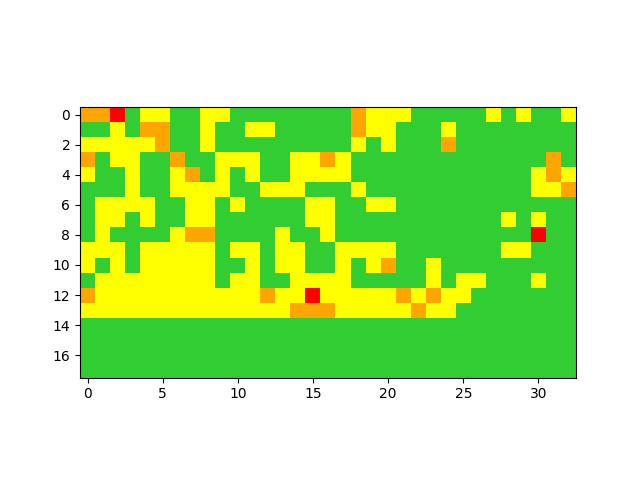

Generate this figure with Python:
import sys
import csv
from sklearn.neighbors import NearestNeighbors
import numpy as np
import statistics
from collections import defaultdict
import copy
import os
from shutil import copyfile
from shutil import rmtree
import glob
import subprocess
import random
import math
import traceback
import time
from operator import itemgetter
import cv2

from hyperopt import hp, fmin, tpe, STATUS_OK, Trials
import matplotlib.colors as mcolors
from matplotlib import pyplot as plt

MAX_GROUP=15
ZONES_TO_VISIT=308
MAX_UTIL=0
U_GOAL = 0
X_DIM = 6
Y_DIM = 11
ACCURACY_GOAL = float(sys.argv[6])

imagedata = []
maxFeats = []
knndataSet = []
managementGroups = []
mgs = []
initialPosition=0


dirDict = {0: [[1,3],[3,1]],
           1: [[1,4],[2,0],[3,2]],
           2: [[1,5],[2,1]],
           3: [[0,0],[1,6],[2,4]],
           4: [[0,1],[1,7],[2,5],[3,3]],
           5: [[0,2],[1,8],[3,4]],
           6: [[0,3],[2,7]],
           7: [[0,4],[2,8],[3,6]],
           8: [[0,5],[3,7]],
            }


class Node:
        f = 0
        g = 0
        h = 0
        index = 0
        successor = 0
        def __init__(self,f,g,h,i,p,gi):
                self.f = f
                self.g = g
                self.h = h
                self.index = i
                self.parent = p
                self.gi = gi

def findLowestF(open):
        lowest = sys.maxsize
        lowestF = -1
        for node in open:
                if(node.f < lowest):
                        lowest = node.f
                        lowestF = node

        return lowestF


def gpsDist(coord1, coord2):
    R = 6372800  # Earth radius in meters
    lat1, lon1 = coord1
    lat2, lon2 = coord2

    phi1, phi2 = math.radians(lat1), math.radians(lat2)
    dphi       = math.radians(lat2 - lat1)
    dlambda    = math.radians(lon2 - lon1)

    a = math.sin(dphi/2)**2 + \
        math.cos(phi1)*math.cos(phi2)*math.sin(dlambda/2)**2

    return 2*R*math.atan2(math.sqrt(a), math.sqrt(1 - a))

def readInData():
    global imagedata, knndataSet, managementGroups
    with open(sys.argv[1], 'rt', encoding="utf-8") as data:
        reader = csv.reader(data)
        imagedata.append(list(reader))

    with open(sys.argv[2], 'rt', encoding="utf-8") as data:
        reader = csv.reader(data)
        managementGroups.append(list(reader))

    imagedata = imagedata[0]
    managementGroups = managementGroups[0]

    knnds = np.genfromtxt(sys.argv[3],delimiter=',')
    knndataSet.append(knnds)

def getFeatureMaximums():
    global imagedata, maxfeats

    nfeats = len(getFeatures(imagedata[0]))-1
    maxfeats = np.zeros(nfeats)

    for i in imagedata:
        fv = getFeatures(i)
        for f in range(nfeats):
            curFeat = abs(fv[f])
            if(curFeat > maxfeats[f]):
                maxfeats[f] = curFeat

def findSamples(points):
    global imagedata
    samples = []
    for p in points:
        samples.append(imagedata[p])
    return samples

def getFeatures(image):
    feat = image[12][1:-1].split(',')
    knnfeat = ""
    for f in feat:
        knnfeat += str(f.split('=')[1]) + ','
    return np.fromstring(knnfeat[:-1], sep=',')

def findGIList(n, knndata):
    return knndata[n][13:17]

def findFeatures(n):
    return knndata[n][0:12]

def findDirection(ug, image):
    direct = -1
    nextPic = []
    for i in range(0,4):
        if ug[i] > direct:
            direct = ug[i]
            nextPic = image[i+4]
    return nextPic

def getErr(gi, fieldmap):
    mean = statistics.mean(fieldmap)
    median = statistics.median(fieldmap)
    rangeMean = (min(fieldmap)+max(fieldmap))/2
    if(len(fieldmap) > 1):
        CImin = mean - statistics.stdev(fieldmap)*1.96
        CImax = mean + statistics.stdev(fieldmap)*1.96
    else:
        CImin = float(gi)
        CImax = float(gi)

    return [mean, median, rangeMean, CImin, CImax]

def errChange(gi, inmap, oldErr):
    fieldmap = inmap[:]
    fieldmap.append(float(gi))

    stats = getErr(gi, fieldmap)
    newErr = max(stats) - min(stats)
    return oldErr - newErr #maximize this value

def findGain(image, knndata):
    query = getFeatures(image)

    nbors = NearestNeighbors(int(sys.argv[5]))
    nbors.fit(knndata[:,0:12])

    knn = nbors.kneighbors([query[0:12]])
    knn = knn[1][0]
    dirs = [[0,0],[0,0],[0,0],[0,0]]
    for n in knn:
        ug = findGIList(n, knndata)
        for d in range(0,4):
            dirs[d][0] += 1
            dirs[d][1] += ug[d]

    mapGain = [d[1] / (d[0]-.00001) for d in dirs]

    gainMap = []
    for i in range (0,4):
        gainMap.append(mapGain[i])

    return gainMap

def getImage(imID):
    for d in imagedata:
        if d[1] == imID:
            return d
    return []


def writeUtilAst(visited, imdata, profile):
    try:
        rmtree('tmp')
    except Exception as e:
        print(e)

    os.mkdir("tmp")

    for im in visited:
        line = getImage(im)
        imageName = line[3][17:].split('/')[-1]
        gi = float(line[12].split(',')[10].split('=')[1][:-1])

        testVisited = copy.deepcopy(visited)
        testVisited.append(im)
        ret = []

        features = getFeatures(line)

        ret = features.tolist()

        for neighbor in line[4:8]:
            if(neighbor == '[]'):
                curImg = findClosest(image)
            else:
                curImg = getImage(neighbor)
            energy = findEnergy(curImg, testVisited, profile, gi)
            ret.append(min(energy))
        fname = imageName.split('.')[0]
        with open('tmp/'+fname+'.csv','w') as f:
            writer = csv.writer(f)
            writer.writerow(ret)


def writeUtil(visited, imdata):
    for im in visited:
        for line in imdata:
            if(im == line[1]):
                imageName = line[3][17:].split("/")[-1]
                util = float(line[12].split(',')[12].split('=')[1][:-1])
                utilList = []
                for i in range(4):
                    im2 = line[i+4]
                    if(im2 in visited):
                        im2Line = getImage(im2)
                        im2util = float(im2Line[12].split(',')[12].split('=')[1][:-1])
                        utilList.append(im2util/util)
                    else:
                        utilList.append('1')
                fname = imageName.split('.')[0]
                with open('tmp/'+fname+'.csv','w') as f:
                    writer = csv.writer(f)
                    writer.writerow(utilList)

def get_size(start_path):
    total_size = 0
    for dirpath, dirnames, filenames in os.walk(start_path):
        for f in filenames:
            fp = os.path.join(dirpath, f)
            # skip if it is symbolic link
            if not os.path.islink(fp):
                total_size += os.path.getsize(fp)
    return total_size

def init_emptyzones(map, visible, search):
    empty = []
    shape = map.shape
    for i in range(shape[0]):
        for j in range(shape[1]):
            nz = [i,j]
            if(nz not in visible and nz not in search):
                nz.append(empty)

    return empty

def init_searchzones(map, visited):
    search = []
    for zone in visited:
        neighborhood = getNeighborhood(zone, map)
        for i in neighborhood:
            if i not in search and i not in visited and i != '[]':
                search.append(i)
    return search

def getNeighborhood(zone, map):
    shape = map.shape
    neighbors = []
    for i in range(-1,2):
        for j in range(-1,2):
            nz = [zone[0]+i, zone[1]+j]
            if(nz[0] < 0 or nz[0] >= shape[0] or nz[1] < 0 or nz[1] >= shape[1]):
                continue
            else:
                neighbors.append(nz)

    return neighbors

def find_maxzone(search, visible, map):
    max_value = 0
    max_zone = ''
    max_neighbor = []
    for idx in search:
        count = 0
        closest = []
        nbh = getNeighborhood(idx, map)
        for n in nbh:
            if n in visible:
                count += 1
                closest.append(n)
        if count > max_value:
            max_zone = idx
            max_value = count
            max_neighbor=closest
    return max_zone, max_neighbor

def getAverageGEx(imagedata):
    giSum = 0
    for img in imagedata:
        gi = float(img[12].split(',')[10].split('=')[1])
        giSum += gi
    return giSum / len(imagedata)

def getAverageGExMGS(mgs):
    giSum = 0
    count = 0
    for group in mgs:
        imgs = group[2][1:-1].split(',')
        for image in imgs:
            imgIdx = image.strip()[1:-1]
            imageVal = getImage(imgIdx)
            gi = getGI(imageVal)
            giSum += gi
            count += 1
    return giSum / count


def fillVisited(kernelmap, visited, imagedata):
    for zone in visited:
        image = getImage(zone)
        gt = float(image[12].split(',')[10].split('=')[1])
        agex = getAverageGEx(imagedata)
        pred = 1
        if(gt > agex*.8):
            pred = 0
        idx = int(zone)-1
        kernelmap[idx] = pred
    return kernelmap

def update_map(max_zone, empty_zones, visible_zones, search_zones):
    if len(empty_zones) != 0:
        for neighbor in getNeighborhood(max_zone):
            if neighbor in empty_zones:
                empty_zones.remove(neighbor)
                search_zones.append(neighbor)
    visible_zones.append(max_zone)
    search_zones.remove(max_zone)

def getcoords(zones):
    visited = []
    for group in zones:
        row = group[0]//X_DIM
        col = group[0]%X_DIM

        for zone in group[1]:
            idxr = row*3+zone//3
            idxc = col*3+zone%3
            visited.append([idxc, idxr])

    return visited

def extrapolate(GTmap, visited, imagedata):

    visible_zones = getcoords(visited)
    empty_zones = []

    search_zones = init_searchzones(GTmap, visible_zones)
    empty_zones = init_emptyzones(GTmap, visible_zones, search_zones)

    while len(search_zones) != 0:
        max_zone, max_neighbor = find_maxzone(search_zones, visible_zones, GTmap)
        total_pred = 0.0
        pred_count = 0
        for key in max_neighbor:
            if(key in visible_zones):
                pred = GTmap[key[0]][key[1]]
                total_pred += pred
                pred_count += 1
        final_pred = total_pred / pred_count
        GTmap[max_zone[0]][max_zone[1]] = final_pred
        #print(final_pred)

        update_map(max_zone, empty_zones, visible_zones, search_zones)
        #print(['visited='+str(len(visible_zones)),'empty='+str(len(empty_zones)),'search='+str(len(search_zones))])
    return GTmap

def checkAcc(map, imagedata, mgs):
    global X_DIM
    right = 0
    avgex = getAverageGExMGS(mgs)
    shape = map.shape

    for g in range(len(mgs)):
        group = mgs[g]
        imgs = group[2][1:-1].split(',')
        zone = 0


        row = int(group[1])
        col = int(group[0])
        groupnum = row*X_DIM+col
        #print(row,col,groupnum)

        for imgNum in range(len(imgs)):
            imgIdx = imgs[imgNum].strip()[1:-1]
            imageVal = getImage(imgIdx)
            gi = getGI(imageVal)

            pred = 0

            if(gi>1*avgex):
                pred = 0
            elif(gi>.9*avgex):
                pred = 1
            elif(gi>.8*avgex):
                pred = 2
            else:
                pred = 3

            idxr = row*3+zone//3
            idxc = col*3+zone%3

            #print(row, col, zone, idxr, idxc, imgIdx, gi, avgex)
            #print(group)
            if(map[idxc][idxr] > 2.5 and pred ==3):
                right += 1
            elif(map[idxc][idxr] > 1.5 and pred == 2):
                right += 1
            elif(map[idxc][idxr] > .5 and pred == 1):
                right += 1
            elif(map[idxc][idxr] < .5 and pred == 0):
                right += 1

            zone += 1

    #print('Accuracy: '+str(right/(shape[0]*shape[1])))
    showGTmap(map)
    return right/(shape[0]*shape[1])


def getGroup(mg):
    group = mg[-1]
    group = group[1:-1].split(',')
    formattedGroup = []
    for i in group:
        i = i.strip()[1:-1]
        formattedGroup.append(i)
    return formattedGroup

def getGI(img):
    gi = float(img[12].split(',')[10].split('=')[1])
    return gi

def getUtil(img):
    util = float(img[12].split(',')[12].split('=')[1][:-1])
    return util

def getNeighbors(row, col):
    global X_DIM, Y_DIM
    neighbors = []
    if(row-1 >= 0):
        neighbors.append([row-1, col])
    else:
        neighbors.append([])
    if(row+1 < 3*Y_DIM):
        neighbors.append([row+1, col])
    else:
        neighbors.append([])
    if(col+1 < 3*X_DIM):
        neighbors.append([row, col+1])
    else:
        neighbors.append([])
    if(col-1 >= 0):
        neighbors.append([row, col-1])
    else:
        neighbors.append([])


    return neighbors

def findNextImg(gm, row, col, visited, visitedNeighbors):
    neighbors = getNeighbors(row,col)

    maxdir = 0
    dirval = 0
    for n in range(len(neighbors)):
        if(gm[n] > dirval and neighbors[n] not in visited and neighbors[n] != []):
            maxdir = neighbors[n]
            dirval = gm[n]

    for n in range(len(neighbors)):
        if(neighbors[n] not in visited and neighbors[n] != [] and neighbors[n] not in visitedNeighbors and neighbors[n] != maxdir):
            visitedNeighbors.append(neighbors[n])

    if(dirval == 0):
        for n in visitedNeighbors:
            if(n not in visited):
                return n[0], n[1], visitedNeighbors
        print('Wow, you did it!, you created an error!')
        exit()

    return maxdir[0], maxdir[1], visitedNeighbors

def getImgRC(row, col, mgs, imagedata):
    global X_DIM
    groupnum = (row//3)*X_DIM+col//3

    zonenum = (row-(row//3)*3)*3 + (col-(col//3)*3)

    group = mgs[groupnum][2][1:-1].split(',')

    pic = group[zonenum].strip()
    img = getImage(pic[1:-1])
    return img


def explore(mg, imagedata, pos):
    global knndataSet, ZONES_TO_VISIT, MAX_UTIL, X_DIM, Y_DIM

    visited = []
    visitedNeighbors = []
    util = 0

    row = 0
    col = 0

    x_bound = X_DIM*3
    y_bound = Y_DIM*3

    mod = 1

    while(len(visited) < ZONES_TO_VISIT):
        visited.append([row,col])
        #Returns NSEW utility gain
        if((row < y_bound-1 and mod == 1) or (row>0 and mod == -1)):
            row = row+mod
        elif((row == y_bound-1 and mod == 1) or (row==0 and mod == -1)):
            mod *= -1
            col = col+1
        else:
            print('Huh?')

    return visited, pos

def make_colormap(seq):
    """Return a LinearSegmentedColormap
    seq: a sequence of floats and RGB-tuples. The floats should be increasing
    and in the interval (0,1).
    """
    seq = [(None,) * 3, 0.0] + list(seq) + [1.0, (None,) * 3]
    cdict = {'red': [], 'green': [], 'blue': []}
    for i, item in enumerate(seq):
        if isinstance(item, float):
            r1, g1, b1 = seq[i - 1]
            r2, g2, b2 = seq[i + 1]
            cdict['red'].append([item, r1, r2])
            cdict['green'].append([item, g1, g2])
            cdict['blue'].append([item, b1, b2])
    return mcolors.LinearSegmentedColormap('CustomMap', cdict)

def showGTmap(map):
    c = mcolors.ColorConverter().to_rgb
    heatMap = make_colormap([c('limegreen'), 0.25, c('yellow'), 0.5, c('orange'), 0.75, c('red')])
    fig = plt.figure()
    f = plt.imshow(map, cmap=heatMap)
    fig.savefig('Lawnmower.png', dpi=fig.dpi)

def getNextGroup(groupnum):
    global MAX_GROUP, X_DIM, Y_DIM

    row = groupnum//X_DIM
    if row%2 == 0:
        if (groupnum+1)%X_DIM == 0:
            return groupnum+X_DIM
        else:
            return groupnum+1
    else:
        if groupnum%X_DIM == 0:
            return groupnum+X_DIM
        else:
            return groupnum-1

    return -1

def convertToGroups(groupValues):
    global X_DIM, Y_DIM
    finalMap = []
    for i in range(X_DIM*Y_DIM):
        finalMap.append([i,[]])

    for i in groupValues:
        group = i[0]//3 * X_DIM + i[1]//3
        zonenum = (i[0]-(i[0]//3)*3)*3 + (i[1]-(i[1]//3)*3)
        finalMap[group][1].append(zonenum)

    return finalMap

def simulateMission(mgs, imagedata, pos):
    groupNum = 0
    visitedGroups = []
    finalMap = []
    #Explore all management zones!
    groupValues, npos = explore(mgs, imagedata, pos)
    finalMap = convertToGroups(groupValues)

    #print(visitedGroups)
    return finalMap

def buildGTMap(mgs, imagedata, visitedZones):
    GTmap = np.zeros((X_DIM*3, Y_DIM*3))

    avgex = getAverageGExMGS(mgs)
    for i in range(len(visitedZones)):
        group = visitedZones[i][0]
        row = group//X_DIM
        col = group%X_DIM

        for zone in visitedZones[i][1]:
            idxr = row*3+zone//3
            idxc = col*3+zone%3

            imgIdx = mgs[group][2][1:-1].split(',')[zone].strip()[1:-1]

            image = getImage(imgIdx)
            gi = getGI(image)

            #print(row, col, zone, idxr, idxc, imgIdx, gi, avgex)
            #print(mgs[group])

            if(gi>1*avgex):
                GTmap[idxc][idxr] = 0
            elif(gi>.9*avgex):
                GTmap[idxc][idxr] = 1
            elif(gi>0.8*avgex):
                GTmap[idxc][idxr] = 2
            else:
                GTmap[idxc][idxr] = 3

    return GTmap

def getNumVisited(zones):
    visited = 0
    for group in zones:
        visited += len(group[1])
    return visited

def runSim():
    global mgs, imagedata, initialPosition
    visitedZones = simulateMission(mgs, imagedata, initialPosition)
    GTMap = buildGTMap(mgs, imagedata, visitedZones)
    fullMap = extrapolate(GTMap, visitedZones, imagedata)
    acc = checkAcc(fullMap, imagedata, mgs)

    numVisited = getNumVisited(visitedZones)


    return acc, numVisited

def buildParamSet(featureNum, mgSize):
    params = defaultdict(dict)
    epsilon = 0.00001
    for i in range(featureNum):
        name = 'feature'+str(i)
        params[name] = hp.uniform(name, epsilon, 1)

    params['Vi'] = hp.uniform('Vi', 1, 9)
    params['Ui'] = hp.uniform('Ui', epsilon, 9) #How should we limit this value?
    return params

def rebuildUtility(params):
    global imageData, maxfeats

    weights = []
    nfeats = getFeatures(imagedata[0])
    for p in range(len(nfeats)-1):
        name = 'feature'+str(p)
        weight =  params[name]
        weights.append(weight)

    for i in range(len(imagedata)):
        fv = getFeatures(imagedata[i])
        utility = 0
        for f in range(len(weights)):
            utility += (abs(float(fv[f])) * weights[f])/maxfeats[f]

        utility /= (len(nfeats)-1)

        flist = imagedata[i][12][1:-1].split(',')
        #flist[12] = ' Utility='+str(utility)
        entry = '['
        for f in range(len(flist)-1):
            prefix = ''
            if(f != 0):
                prefix = ''
            entry += prefix+flist[f]+','
        entry += ' Utility='+str(utility)+']'
        imagedata[i][12] = entry

def objective_function(params):
    global ZONES_TO_VISIT, MAX_UTIL
    Vi = params['Vi']
    Ui = params['Ui']
    ZONES_TO_VISIT = int(Vi)
    MAX_UTIL = float(Ui)

    rebuildUtility(params)

    accuracy, numVisited = runSim(params)

    if(accuracy > ACCURACY_GOAL):
        loss = numVisited
    else:
        loss = sys.maxsize

    return loss

if __name__ == '__main__':

    readInData()
    getFeatureMaximums()
    imagedata = imagedata[:]
    num_eval = float(sys.argv[4])

    missions = 0

    count = 0
    means = []
    print("Start")

    #Number of Management Zones to explore
    initialPosition = 0

    #mgs = managementGroups[0:3]+ managementGroups[11:14]+ managementGroups[22:25]+ managementGroups[33:36]+ managementGroups[44:47]
    #mgs = managementGroups[0:55:11] + managementGroups[1:56:11] + managementGroups[2:57:11] + managementGroups[3:58:11] + managementGroups[4:59:11] + managementGroups[5:60:11] + managementGroups[6:61:11] + managementGroups[7:62:11] + managementGroups[8:63:11] + managementGroups[9:64:11] + managementGroups[10:65:11]
    mgs = managementGroups[0:65:11] + managementGroups[1:66:11] + managementGroups[2:67:11] + managementGroups[3:68:11] + managementGroups[4:69:11] + managementGroups[5:70:11] + managementGroups[6:71:11] + managementGroups[7:72:11] + managementGroups[8:73:11] + managementGroups[9:74:11] + managementGroups[10:75:11]

    thold = 0.7

    for i in range(42,43):
        ZONES_TO_VISIT = 10*i

        accuracy,numVisited = runSim()

        #print(numVisited, accuracy)
        if(accuracy>thold):
            print([thold,numVisited,accuracy])
            thold+=.05


    print('Best Performance: ')
    print(accuracy, numVisited)
